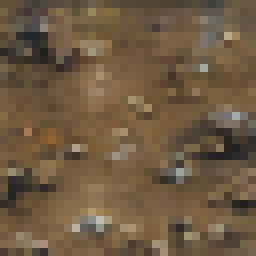
#> input picture assets/terrain/bog_2.png, 32 x 32 px, given in place of tiles_a.png, which was not available (shown 8 times larger)
$ python import_terrain.py
#> lines starting #> are read from the running program, lines starting #| are printed output that depends on the picture; pictures that were not available may be replaced by others from this repository, and a replacement may not be noted
"""Terrain tiles for the biome maps.
  art/world/terrain/tiles_a.png  12x12 loose tiles (grass, dirt, sand, snow, swamp, lava, ...)
  art/world/terrain/tiles_b.png  16 biome blocks: 4 flat tiles, 3 ramp tiles, 2 cliff blocks each
-> assets/terrain/<set>_<n>.png (32x32), cliff faces <biome>_face_<n>.png (32x24),
   and scripts/terrain_data.gd with the counts and average colours."""
import os
import numpy as np
from PIL import Image
from scipy import ndimage

ROOT = os.path.abspath(os.path.join(os.path.dirname(__file__), ".."))
OUT = os.path.join(ROOT, "assets", "terrain")
T = 32

# Sheet A: (row, col) cells per set.
SETS_A = {
    "grass": [(0, 0), (0, 1), (0, 2), (0, 5), (0, 6), (0, 7), (0, 9), (0, 10), (0, 11)],
    "grass_dark": [(0, 3), (0, 8), (0, 4)],
    "dirt": [(1, 0), (1, 1), (1, 3), (1, 4), (1, 5), (1, 8), (1, 10), (1, 2)],
    "gravel": [(1, 6), (1, 7), (2, 0), (2, 1), (2, 3), (4, 3)],
    "boulders": [(2, 4), (2, 5)],
    "desert": [(2, 6), (2, 7), (9, 8)],
    "sand": [(2, 9), (2, 10), (2, 11), (3, 4), (3, 6), (3, 7), (3, 5), (4, 4), (3, 10), (3, 11)],
    "red": [(2, 8), (3, 1), (3, 2), (3, 3), (3, 8), (4, 2)],
    "red_rock": [(3, 0), (3, 9), (4, 0), (4, 1)],
    "snow": [(4, 5), (4, 6), (4, 7)],
    "snow_rock": [(4, 8), (4, 9), (5, 5), (5, 6)],
    "ice": [(4, 10), (4, 11), (11, 3)],
    "water": [(5, 0), (5, 1), (5, 3), (6, 0), (11, 0)],
    "shallow": [(5, 2), (6, 2), (6, 5), (6, 6)],
    "swamp": [(5, 8), (5, 9), (5, 10), (5, 11), (6, 7), (6, 9), (6, 10), (6, 11), (7, 9), (7, 10), (7, 11)],
    "mud": [(6, 8), (7, 8)],
    "moss": [(7, 0), (7, 1), (7, 3), (7, 5), (7, 6), (7, 7)],
    "cobble": [(7, 4)],
    "basalt": [(8, 0), (8, 4)],
    "lava_crack": [(8, 1), (8, 2), (8, 5), (8, 6)],
    "lava": [(8, 3), (8, 7)],
    "autumn": [(8, 9), (8, 10), (8, 11), (9, 0), (9, 1), (9, 2), (9, 3)],
    "forest": [(8, 8), (9, 5), (9, 7), (9, 4)],
    "savanna": [(9, 9), (9, 10), (9, 11), (10, 3), (10, 5)],
}
# Sheet B: biome block names, row by row, left then right.
BIOMES_B = ["grass", "dirt", "gravel", "sand", "red", "desert", "snow_rock", "ice",
            "beach", "swamp", "moss", "lava", "autumn", "forest", "coast", "snow_forest"]


def shrink(img, w, h):
    return np.array(Image.fromarray(img.astype(np.uint8)).resize((w, h), Image.BOX))


def save(a, name):
    os.makedirs(OUT, exist_ok=True)
    Image.fromarray(a.astype(np.uint8)).convert("RGB").save(os.path.join(OUT, name + ".png"))


def main():
    counts, colours = {}, {}
    a = np.array(Image.open("art/world/terrain/tiles_a.png").convert("RGB")).astype(int)
    s = a.shape[1] / 12.0
#> s = 2.67
    for name, cells in SETS_A.items():
        for n, (r, c) in enumerate(cells):
            y0, x0 = int(r * s + s * 0.1), int(c * s + s * 0.1)
            tile = shrink(a[y0:y0 + int(s * 0.8), x0:x0 + int(s * 0.8)], T, T)
            save(tile, f"{name}_{n}")
            colours.setdefault(name, []).append(tile.reshape(-1, 3).mean(0))
        counts[name] = len(cells)
#> this loop made 24 passes
#> pass 1, in save, `Image.fromarray(a.astype(np.uint8)).convert("RGB").save(os.path.join(O..`:
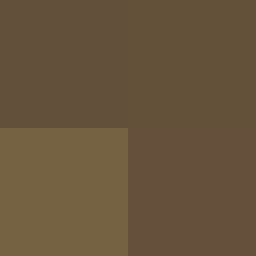
#> saved as grass_0.png: PIL image 32x32 RGB (shown 8 times larger); mean R, G, B 104.2, 84.8, 60.5
#> pass 1, in save (call 2), `Image.fromarray(a.astype(np.uint8)).convert("RGB").save(os.path.join(O..`:
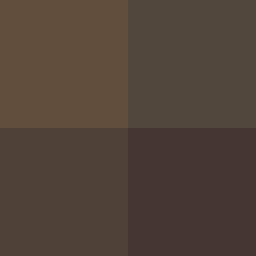
#> saved as grass_1.png: PIL image 32x32 RGB (shown 8 times larger); mean R, G, B 79.5, 66, 55.2
#> after the loop:
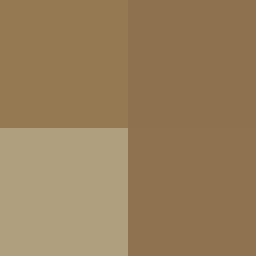
#> tile: shape (32, 32, 3) (shown 8 times larger); mean R, G, B 151.8, 126.5, 91
#> after the loop, colours = 24 items; counts = 24 items
    b = np.array(Image.open("art/world/terrain/tiles_b.png").convert("RGB")).astype(int)
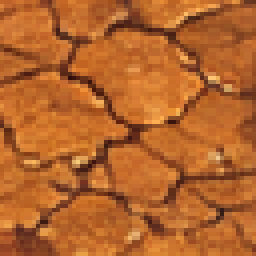
#> input picture assets/terrain/clay_6.png, 64 x 64 px, given in place of tiles_b.png, which was not available (shown 4 times larger)
    bg = np.median(np.concatenate([b[0], b[-1], b[:, 0], b[:, -1]]), 0)
#> bg = [188.5, 102, 44]
    fg = np.abs(b - bg).sum(-1) > 40
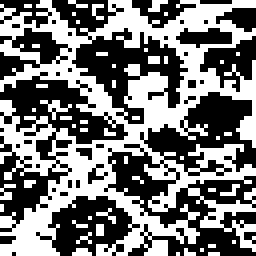
#> fg: shape (64, 64) bool (shown 4 times larger); 47% white in thin lines or dots
    lab, n = ndimage.label(ndimage.binary_closing(fg, iterations=2))
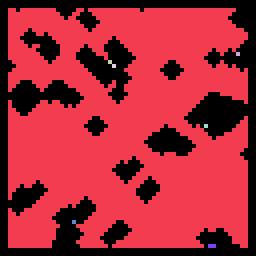
#> lab: shape (64, 64) int32 (shown 4 times larger); 8 distinct labels, from 0 to 7; one colour per label, 0 black
#> n = 7
    sz = ndimage.sum(fg, lab, range(1, n + 1))
#> sz = [1668, 1, 0, 1, 1, 1, 2]
    boxes = [(o[0].start, o[0].stop, o[1].start, o[1].stop) for o, z in zip(ndimage.find_objects(lab), sz) if z > 2000]
#> boxes = []
    boxes.sort(key=lambda q: (q[0] // 100, q[2]))
#> (the run stopped early here; a loop or call above may not have finished)
